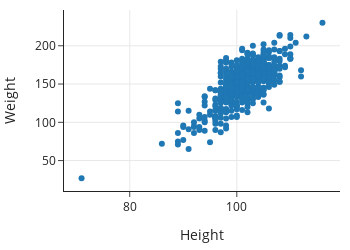

Here is the notebook cell this chart was saved with:
### Markdown cell above
It appears there is one very light donkey weighing less than 30 kg. Next, we check the relationship between weight and height to assess the quality of the data for analysis.

### Code cell
px.scatter(donkeys, x='Height', y='Weight', width=350, height=250)

### Figure 1 — Plotly figure (JSON) as saved in the notebook; plotly's stock layout.template omitted (floating-point values rounded to 4 significant figures; data arrays with more than 128 entries replaced by an {"elided": "..."} marker saying what was removed)
{"data": [{"hovertemplate": "Height=%{x}<br>Weight=%{y}<extra></extra>", "legendgroup": "", "marker": {"color": "#1F77B4", "symbol": "circle"}, "mode": "markers", "name": "", "orientation": "v", "showlegend": false, "type": "scatter", "x": {"elided": "542 int values"}, "xaxis": "x", "y": {"elided": "542 int values"}, "yaxis": "y"}], "layout": {"height": 250, "legend": {"tracegroupgap": 0}, "width": 350, "xaxis": {"anchor": "y", "domain": [0, 1], "title": {"text": "Height"}}, "yaxis": {"anchor": "x", "domain": [0, 1], "title": {"text": "Weight"}}}}
